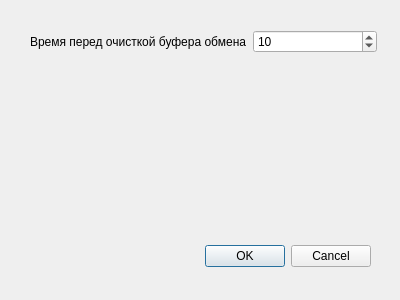
<?xml version="1.0" encoding="UTF-8"?>
<ui version="4.0">
 <class>Dialog</class>
 <widget class="QDialog" name="Dialog">
  <property name="geometry">
   <rect>
    <x>0</x>
    <y>0</y>
    <width>400</width>
    <height>300</height>
   </rect>
  </property>
  <property name="minimumSize">
   <size>
    <width>400</width>
    <height>300</height>
   </size>
  </property>
  <property name="maximumSize">
   <size>
    <width>400</width>
    <height>300</height>
   </size>
  </property>
  <property name="windowTitle">
   <string>Password Saver - Настройки</string>
  </property>
  <widget class="QDialogButtonBox" name="buttonBox">
   <property name="geometry">
    <rect>
     <x>30</x>
     <y>240</y>
     <width>341</width>
     <height>32</height>
    </rect>
   </property>
   <property name="orientation">
    <enum>Qt::Horizontal</enum>
   </property>
   <property name="standardButtons">
    <set>QDialogButtonBox::Cancel|QDialogButtonBox::Ok</set>
   </property>
  </widget>
  <widget class="QWidget" name="formLayoutWidget">
   <property name="geometry">
    <rect>
     <x>30</x>
     <y>30</y>
     <width>347</width>
     <height>181</height>
    </rect>
   </property>
   <layout class="QFormLayout" name="formLayout">
    <item row="0" column="0">
     <widget class="QLabel" name="label">
      <property name="text">
       <string>Время перед очисткой буфера обмена</string>
      </property>
     </widget>
    </item>
    <item row="0" column="1">
     <widget class="QSpinBox" name="spinBox">
      <property name="value">
       <number>10</number>
      </property>
     </widget>
    </item>
   </layout>
  </widget>
 </widget>
 <resources/>
 <connections>
  <connection>
   <sender>buttonBox</sender>
   <signal>accepted()</signal>
   <receiver>Dialog</receiver>
   <slot>accept()</slot>
   <hints>
    <hint type="sourcelabel">
     <x>248</x>
     <y>254</y>
    </hint>
    <hint type="destinationlabel">
     <x>157</x>
     <y>274</y>
    </hint>
   </hints>
  </connection>
  <connection>
   <sender>buttonBox</sender>
   <signal>rejected()</signal>
   <receiver>Dialog</receiver>
   <slot>reject()</slot>
   <hints>
    <hint type="sourcelabel">
     <x>316</x>
     <y>260</y>
    </hint>
    <hint type="destinationlabel">
     <x>286</x>
     <y>274</y>
    </hint>
   </hints>
  </connection>
 </connections>
</ui>
